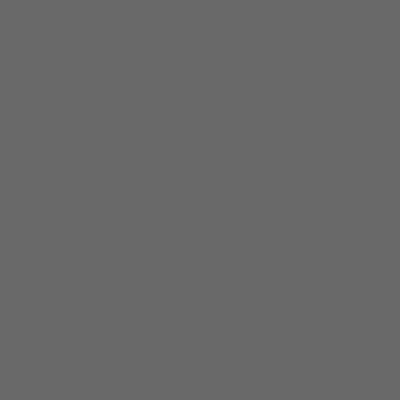
Frame 1 (no input)
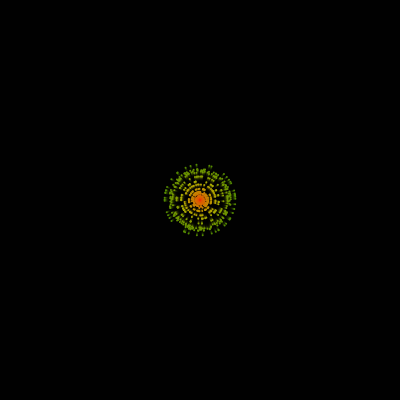
Frame 60 (no input)
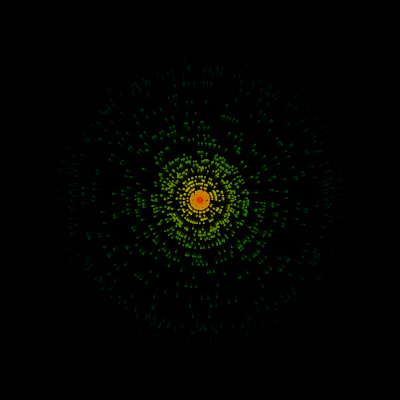
Frame 120 (the mouse pressed at the canvas centre since frame 60)

The p5.js sketch that drew these frames (run headless with seeded random() and noise() and a simulated clock; from frame 60 on, the mouse is pressed at the canvas centre):

// p5.js sketch
// ── sketch.js
let ps = [];

function setup() {
  createCanvas(400, 400);
  colorMode(HSB, 255);
}

function draw() {
  background(0,0,0,150);
  
  if(random() < 0.3){
    ps.push(new System(width/2, height/2));
  }
  
  for(let i = ps.length - 1; i >=  0; i--){
    ps[i].update();
    ps[i].display();
    
    if(ps[i].done){
      ps.splice(i, 1)
    }
  }
  
}
 

// ── particle.js
class Particle {
  constructor(x, y){
    this.pos = createVector(x, y)
    this.vel = createVector(0, 0)
    this.acc = p5.Vector.random2D();
    this.acc.mult(0.02);
    this.life = 255;
    this.done = false;
    this.hueValue = 0;
  }
  
  update(){
    this.finished();
    
    this.vel.add(this.acc);
    this.pos.add(this.vel);
    
    this.life -= 2;
    
    if(this.hueValue >250){
      this.hueValue = 0;
    }
    this.hueValue +=1;
  }
  
  display(){
    noStroke();
    fill(this.hueValue, 255, this.life);
    ellipse(this.pos.x, this.pos.y, 2, 2);
  }

  finished(){
    if (this.life < 0){
      this.done = true;
    } else {
      this.done = false;
    }
  }
} 
// ── system.js
class System{
  constructor(x,y){
    this.x = x;
    this.y = y;
    
    this.particles = []; 
    this.num = 50;
    for(let i = 0; i < this.num; i++){
    this.particles.push(new     Particle(this.x, this.y));
  }
    this.done = false;
}


update(){
  this.finished();
    for (let i = this.particles.length - 1; i >= 0; i--){
    this.particles[i].update();
    
    if (this.particles[i].done){
      this.particles.splice(i, 1);
    } 
  }
}

display(){
  for(let i = 0; i < this.particles.length; i ++){
    this.particles[i].display();
  }
}
  
  finished(){
    if(this.particles.length == 0){
      this.done = true;
    } else {
    this.done = false;
    }
  }
}
